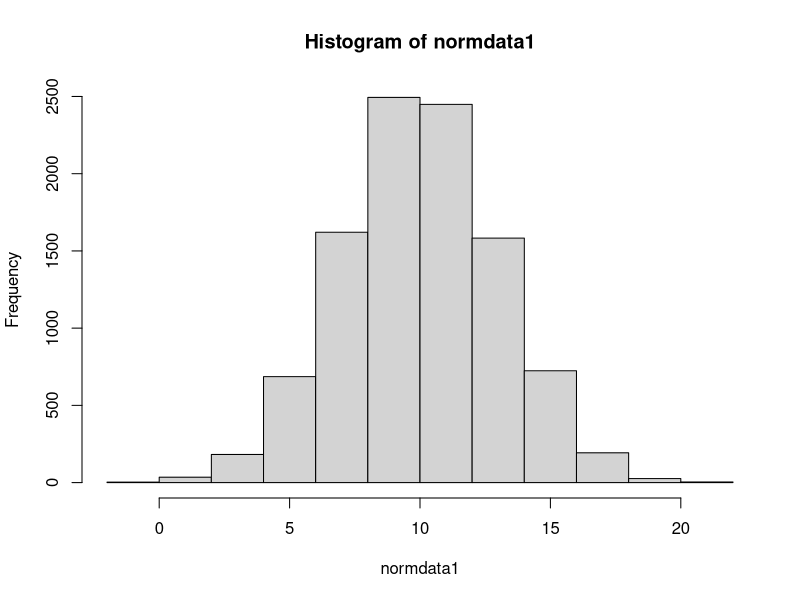
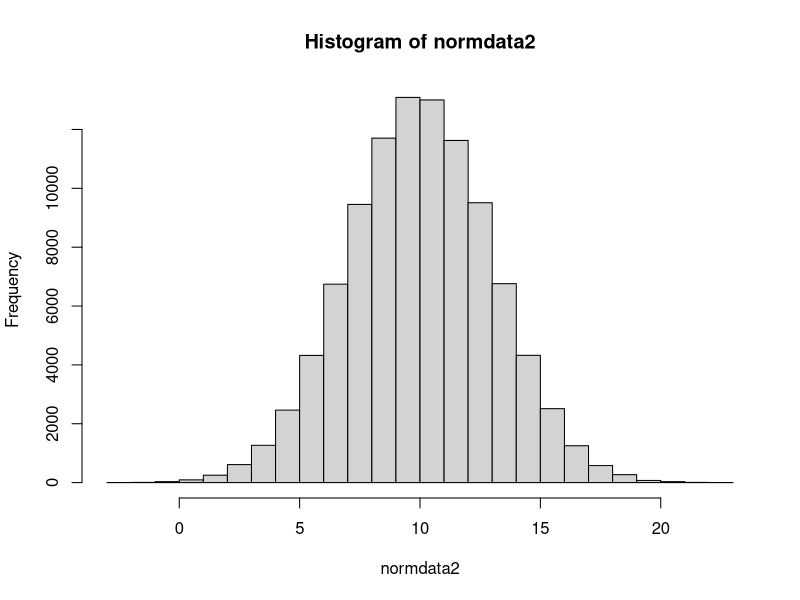
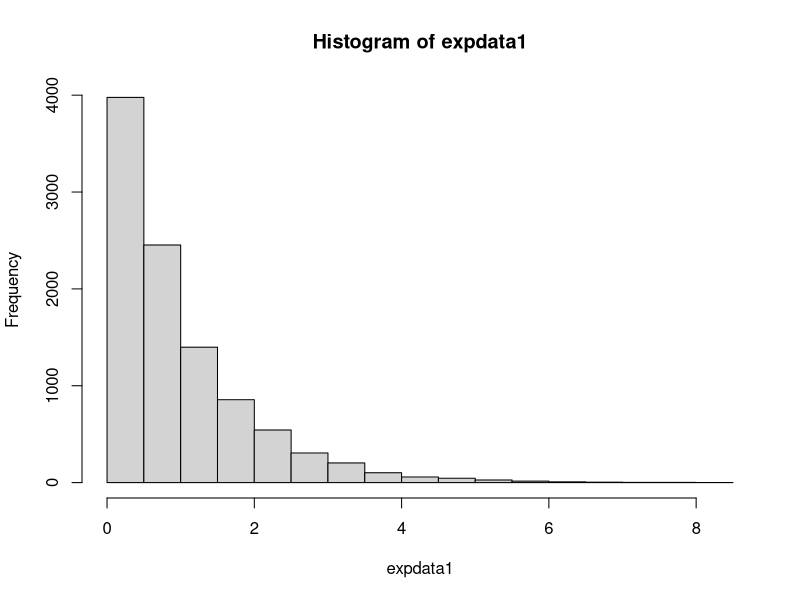
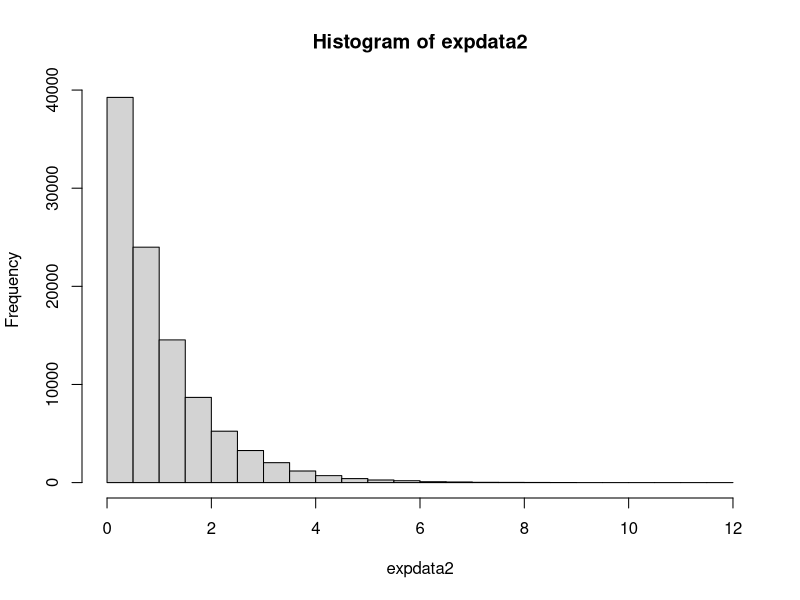
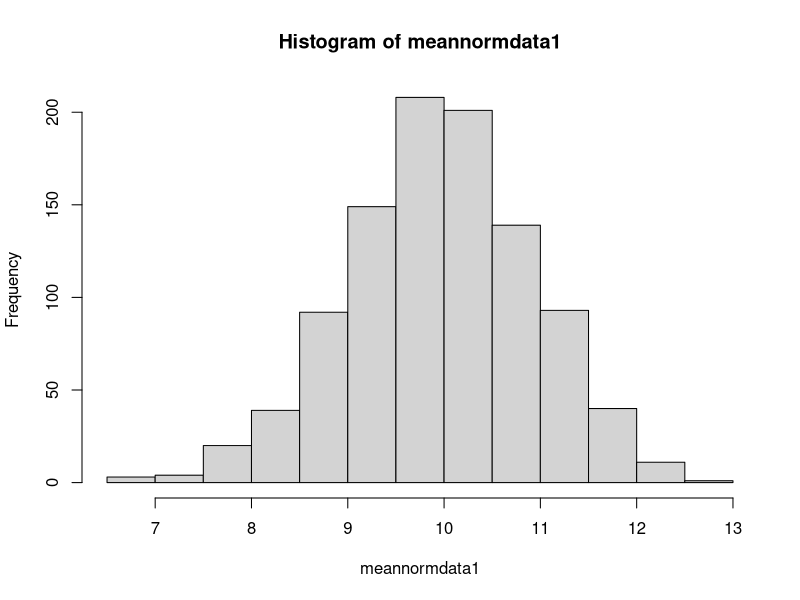
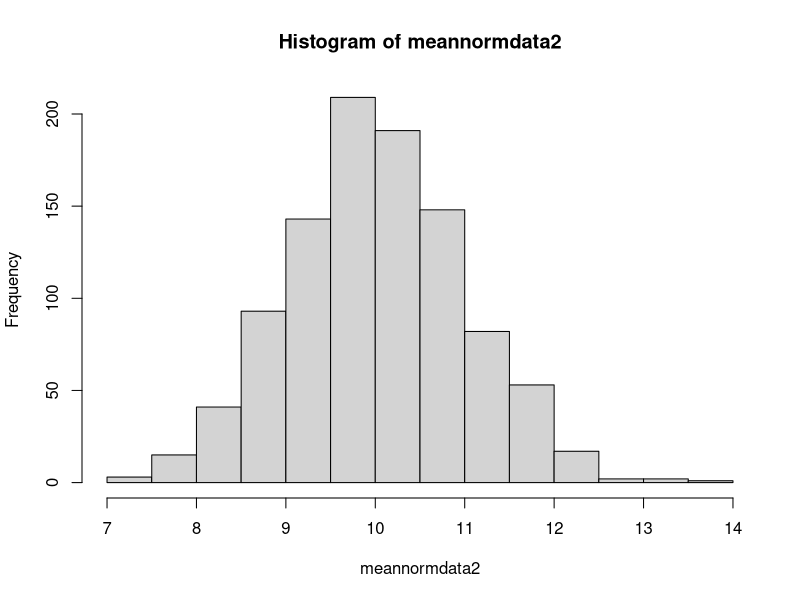
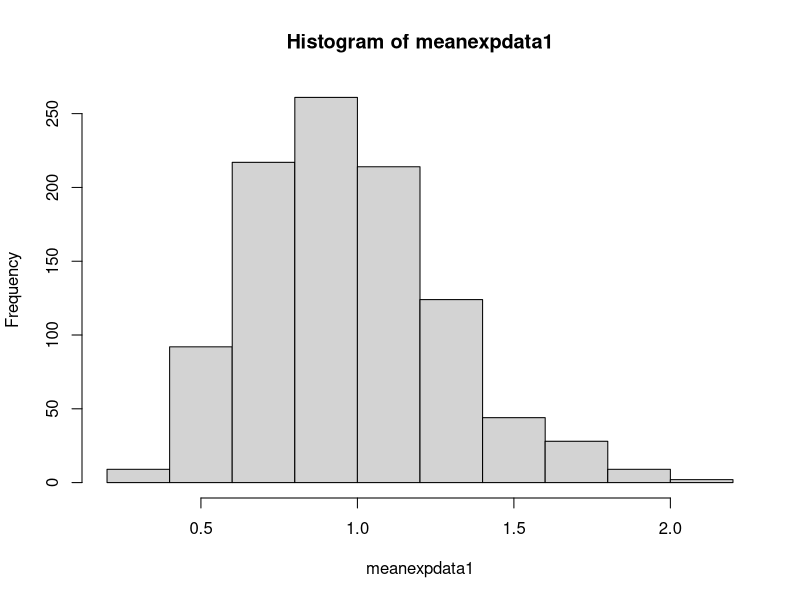
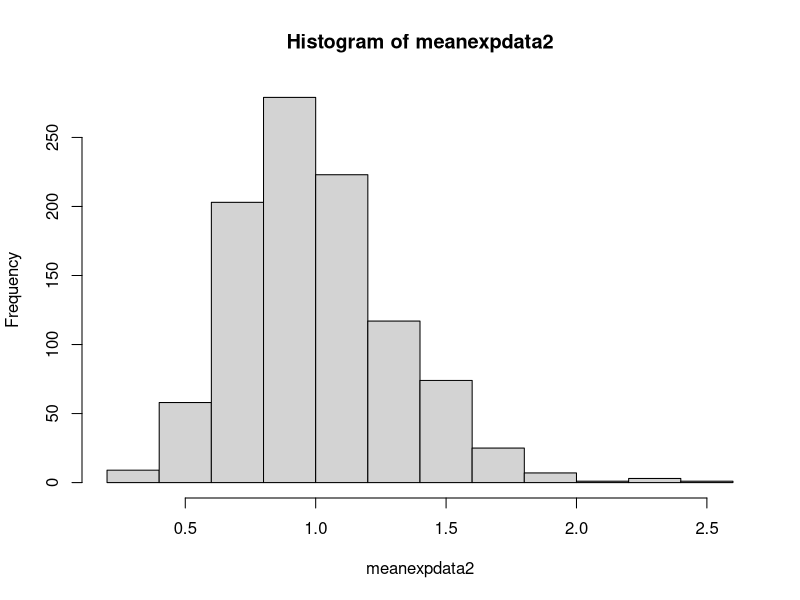

Write R code to recreate these figures, in order.
## ---- chunk 1
knitr::opts_chunk$set(echo = TRUE)
## ---- chunk 2
#Create a vector with random values on a skewed distribution

normdata1 <- rnorm(10000, mean = 10, sd = 3)
normdata2 <- rnorm(100000, mean = 10, sd = 3)
expdata1 <- rexp(10000, rate = 1)
expdata2 <- rexp(100000, rate = 1)

#Produce histogram to show distribution of data

hist(normdata1)
hist(normdata2)
hist(expdata1)
hist(expdata2)
## ---- chunk 3
#Initialize vectors for mean data

meannormdata1 <- c()
meannormdata2 <- c()
meanexpdata1 <- c()
meanexpdata2 <- c()

#Take 1000 samples of 10 values from skewdata, calculate their averages and
#assigning them to the mean data vector

for(i in 1:1000){
  
  meannormdata1[i] <- c(mean(sample(normdata1,10,replace = FALSE,prob = NULL)))
  meannormdata2[i] <- c(mean(sample(normdata2,10,replace = FALSE,prob = NULL)))
  meanexpdata1[i] <- c(mean(sample(expdata1,10,replace = FALSE,prob = NULL)))
  meanexpdata2[i] <- c(mean(sample(expdata2,10,replace = FALSE,prob = NULL)))

  }

#Produce histogram to show distribution of sample means

hist(meannormdata1)
hist(meannormdata2)
hist(meanexpdata1)
hist(meanexpdata2)
